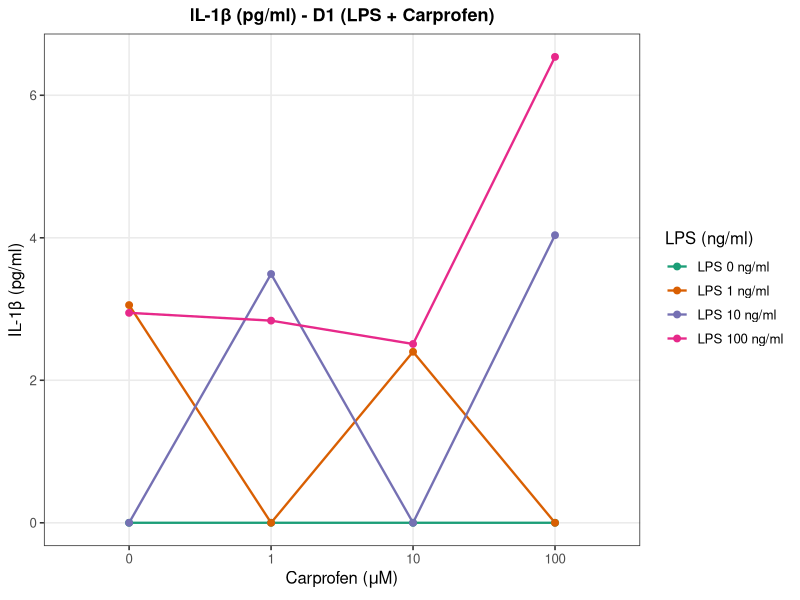
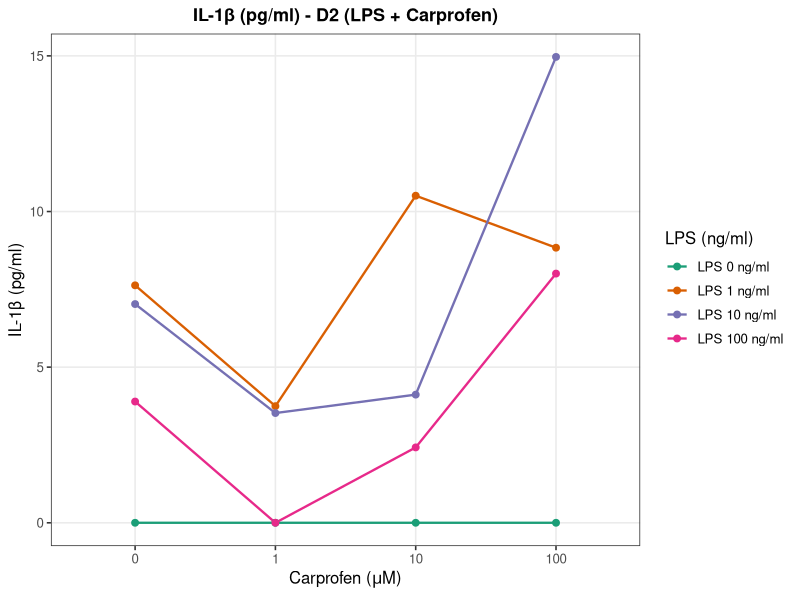
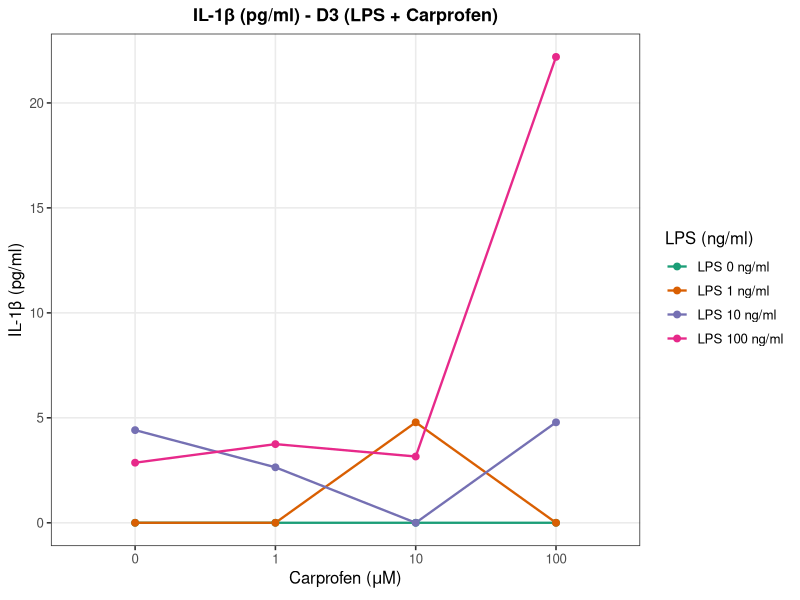
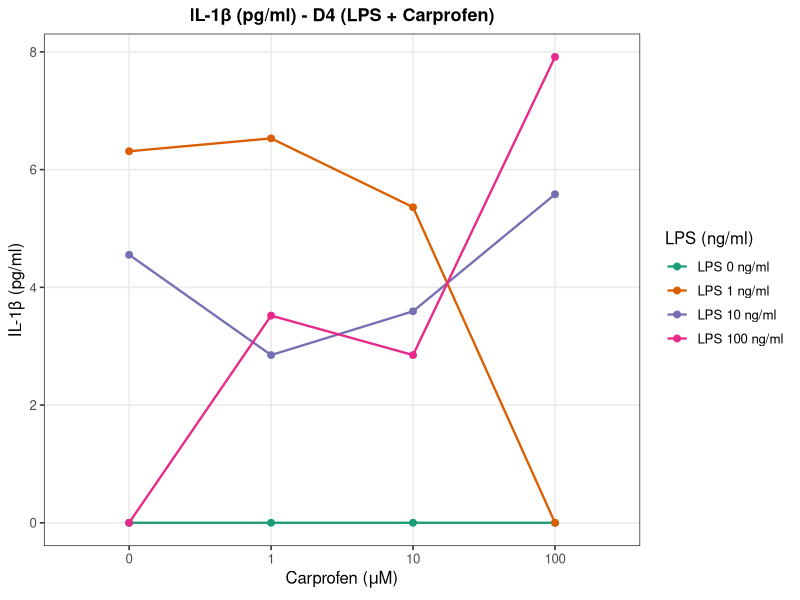
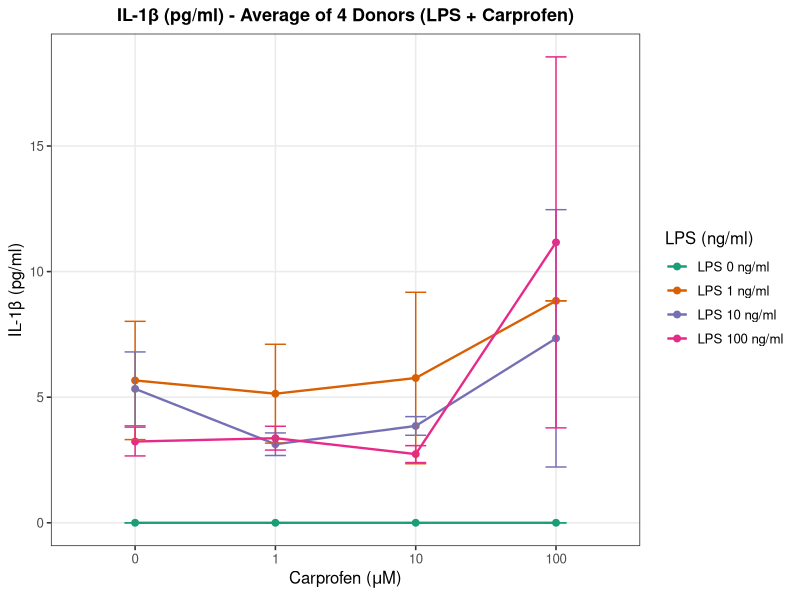
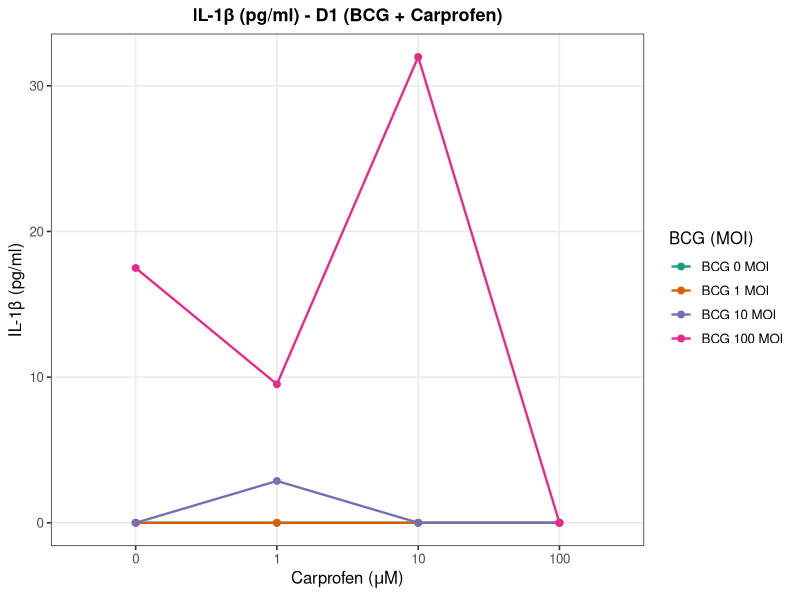
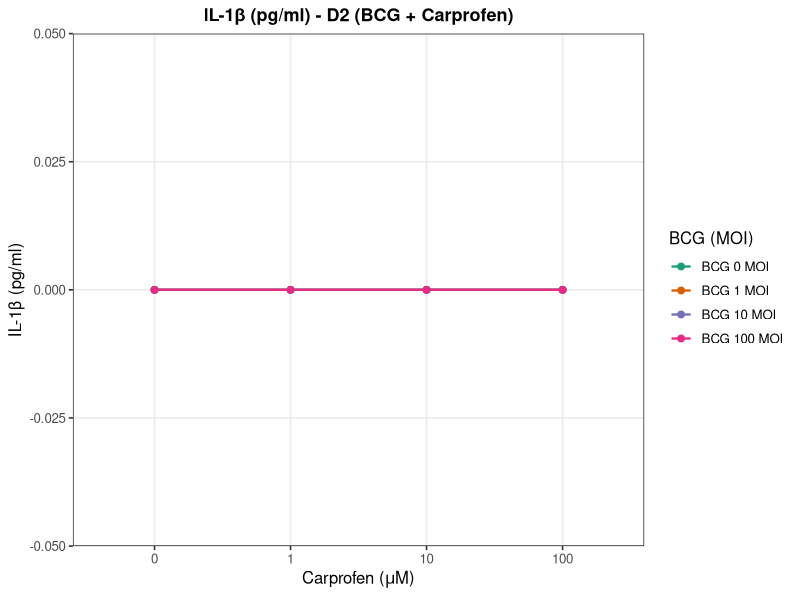
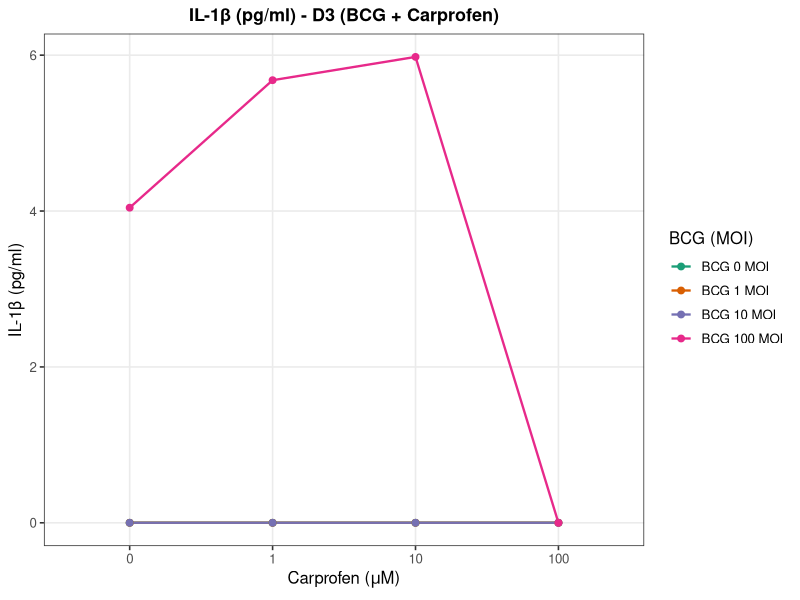

The R source for these figures, in order:
# ELISA Cytokine Plots
# Run this script in RStudio with the ELISA.xlsx file in the same directory

# Install packages if needed
if (!require("readxl")) install.packages("readxl")
if (!require("ggplot2")) install.packages("ggplot2")
if (!require("dplyr")) install.packages("dplyr")

library(readxl)
library(ggplot2)
library(dplyr)

# Set working directory to where the ELISA.xlsx file is
# setwd("path/to/your/elisa/folder")

# Create output directory for plots
dir.create("plots", showWarnings = FALSE)

# Define sheet info
sheets <- list(
  list(name = "IL1b", col = "IL1b_pgml", label = "IL-1\u03b2 (pg/ml)"),
  list(name = "IL6",  col = "IL6_pgml",  label = "IL-6 (pg/ml)"),
  list(name = "TNFa", col = "TNFa_pgml", label = "TNF-\u03b1 (pg/ml)")
)

# Carprofen order on x-axis
carp_levels <- c("C0", "C1", "C10", "C100")
carp_labels <- c("0", "1", "10", "100")

# Stimulus concentration levels
lps_levels <- c("L0", "L1", "L10", "L100")
lps_labels <- c("0", "1", "10", "100")
bcg_levels <- c("B0", "B1", "B10", "B100")
bcg_labels <- c("0", "1", "10", "100")

# Color palettes
lps_colors <- c("L0" = "#1b9e77", "L1" = "#d95f02", "L10" = "#7570b3", "L100" = "#e7298a")
bcg_colors <- c("B0" = "#1b9e77", "B1" = "#d95f02", "B10" = "#7570b3", "B100" = "#e7298a")

# Function to create a single plot
make_plot <- function(data, value_col, y_label, stim_type, title_text) {
  if (stim_type == "LPS") {
    data$Stim_Conc <- factor(data$Stim_Conc, levels = lps_levels, labels = paste0("LPS ", lps_labels, " ng/ml"))
    color_vals <- setNames(
      c("#1b9e77", "#d95f02", "#7570b3", "#e7298a"),
      paste0("LPS ", lps_labels, " ng/ml")
    )
  } else {
    data$Stim_Conc <- factor(data$Stim_Conc, levels = bcg_levels, labels = paste0("BCG ", bcg_labels, " MOI"))
    color_vals <- setNames(
      c("#1b9e77", "#d95f02", "#7570b3", "#e7298a"),
      paste0("BCG ", bcg_labels, " MOI")
    )
  }

  data$Carprofen <- factor(data$Carprofen, levels = carp_levels, labels = carp_labels)

  # Replace NA with 0 for plotting (below detection = 0)
  data[[value_col]][is.na(data[[value_col]])] <- 0

  p <- ggplot(data, aes(x = Carprofen, y = .data[[value_col]],
                         color = Stim_Conc, group = Stim_Conc)) +
    geom_line(linewidth = 0.8) +
    geom_point(size = 2) +
    scale_color_manual(values = color_vals) +
    labs(
      title = title_text,
      x = expression("Carprofen (" * mu * "M)"),
      y = y_label,
      color = if (stim_type == "LPS") "LPS (ng/ml)" else "BCG (MOI)"
    ) +
    theme_bw(base_size = 12) +
    theme(
      plot.title = element_text(hjust = 0.5, face = "bold", size = 13),
      legend.position = "right",
      panel.grid.minor = element_blank()
    )

  return(p)
}

# Generate all plots
donors <- c("D1", "D2", "D3", "D4")
stimuli <- c("LPS", "BCG")

for (s in sheets) {
  # Read the sheet
  df <- read_excel("ELISA.xlsx", sheet = s$name)
  colnames(df) <- c("Donor", "Carprofen", "Stimulus", "Stim_Conc", s$col)

  for (stim in stimuli) {
    stim_data <- df %>% filter(Stimulus == stim)

    # Per-donor plots
    for (d in donors) {
      donor_data <- stim_data %>% filter(Donor == d)

      title_text <- paste0(s$label, " - ", d, " (", stim, " + Carprofen)")
      p <- make_plot(donor_data, s$col, s$label, stim, title_text)

      filename <- paste0("plots/", s$name, "_", stim, "_", d, ".png")
      ggsave(filename, p, width = 6, height = 4, dpi = 300)
      cat("Saved:", filename, "\n")
    }

    # Average plot across 4 donors
    avg_data <- stim_data %>%
      group_by(Carprofen, Stimulus, Stim_Conc) %>%
      summarise(
        mean_val = mean(.data[[s$col]], na.rm = TRUE),
        sd_val = sd(.data[[s$col]], na.rm = TRUE),
        .groups = "drop"
      )
    # Replace NaN (all NA group) with 0
    avg_data$mean_val[is.nan(avg_data$mean_val)] <- 0
    avg_data$sd_val[is.na(avg_data$sd_val)] <- 0

    # Rename for plotting
    colnames(avg_data)[colnames(avg_data) == "mean_val"] <- s$col

    title_text <- paste0(s$label, " - Average of 4 Donors (", stim, " + Carprofen)")

    # Custom plot with error bars for average
    if (stim == "LPS") {
      avg_data$Stim_Conc <- factor(avg_data$Stim_Conc, levels = lps_levels, labels = paste0("LPS ", lps_labels, " ng/ml"))
      color_vals <- setNames(
        c("#1b9e77", "#d95f02", "#7570b3", "#e7298a"),
        paste0("LPS ", lps_labels, " ng/ml")
      )
    } else {
      avg_data$Stim_Conc <- factor(avg_data$Stim_Conc, levels = bcg_levels, labels = paste0("BCG ", bcg_labels, " MOI"))
      color_vals <- setNames(
        c("#1b9e77", "#d95f02", "#7570b3", "#e7298a"),
        paste0("BCG ", bcg_labels, " MOI")
      )
    }
    avg_data$Carprofen <- factor(avg_data$Carprofen, levels = carp_levels, labels = carp_labels)

    p <- ggplot(avg_data, aes(x = Carprofen, y = .data[[s$col]],
                               color = Stim_Conc, group = Stim_Conc)) +
      geom_line(linewidth = 0.8) +
      geom_point(size = 2) +
      geom_errorbar(aes(ymin = .data[[s$col]] - sd_val,
                        ymax = .data[[s$col]] + sd_val),
                    width = 0.15, linewidth = 0.5) +
      scale_color_manual(values = color_vals) +
      labs(
        title = title_text,
        x = expression("Carprofen (" * mu * "M)"),
        y = s$label,
        color = if (stim == "LPS") "LPS (ng/ml)" else "BCG (MOI)"
      ) +
      theme_bw(base_size = 12) +
      theme(
        plot.title = element_text(hjust = 0.5, face = "bold", size = 13),
        legend.position = "right",
        panel.grid.minor = element_blank()
      )

    filename <- paste0("plots/", s$name, "_", stim, "_Average.png")
    ggsave(filename, p, width = 6, height = 4, dpi = 300)
    cat("Saved:", filename, "\n")
  }
}

cat("\nAll plots saved in the 'plots/' directory!\n")
